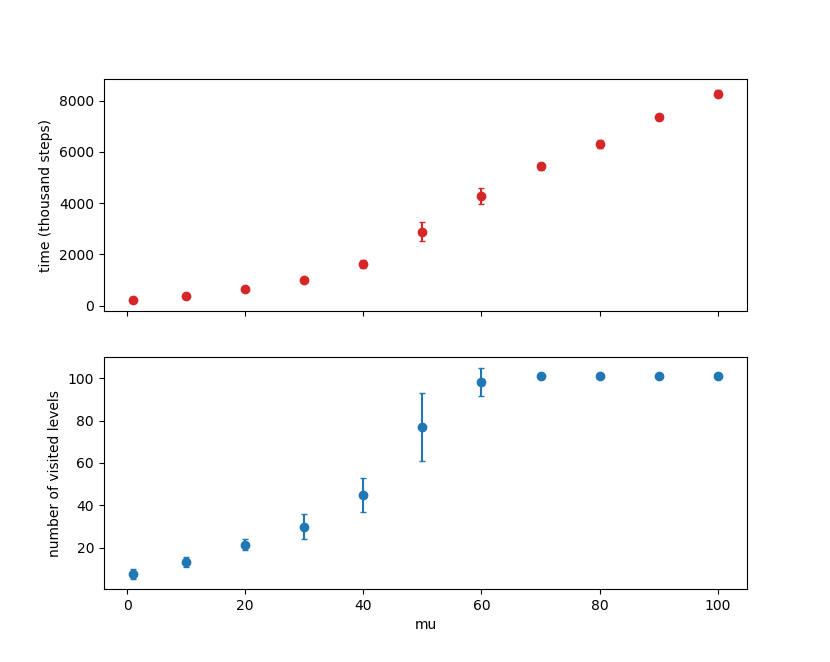

Generate this figure with Python:
import numpy as np
import matplotlib.pyplot as plt
from numpy import genfromtxt

num = 11
repeat = 10
fig, ax = plt.subplots(nrows=2, ncols=1, sharex=True)

data = genfromtxt("mu-rtime.csv", delimiter=',') 
x = []
mean = []
std = []

for i in range(num):
	x.append(data[i*repeat, 0])
	runs = data[i*repeat:(i+1)*repeat, 1]
	mean.append(np.mean(runs, axis=0))
	std.append(np.std(runs, axis=0)) 

ax[0].errorbar(x, mean, yerr=std, marker='o', linestyle='None', capsize=2, color='tab:red')
ax[0].set_ylabel('time (thousand steps)')

data = genfromtxt("mu-level.csv", delimiter=',') 
x = []
mean = []
std = []

for i in range(num):
	x.append(data[i*repeat, 0])
	runs = data[i*repeat:(i+1)*repeat, 1]
	mean.append(np.mean(runs, axis=0))
	std.append(np.std(runs, axis=0)) 

ax[1].errorbar(x, mean, yerr=std, marker='o', linestyle='None', capsize=2, color='tab:blue')
ax[1].set_ylabel('number of visited levels')
ax[1].set_xlabel('mu')
plt.show()
